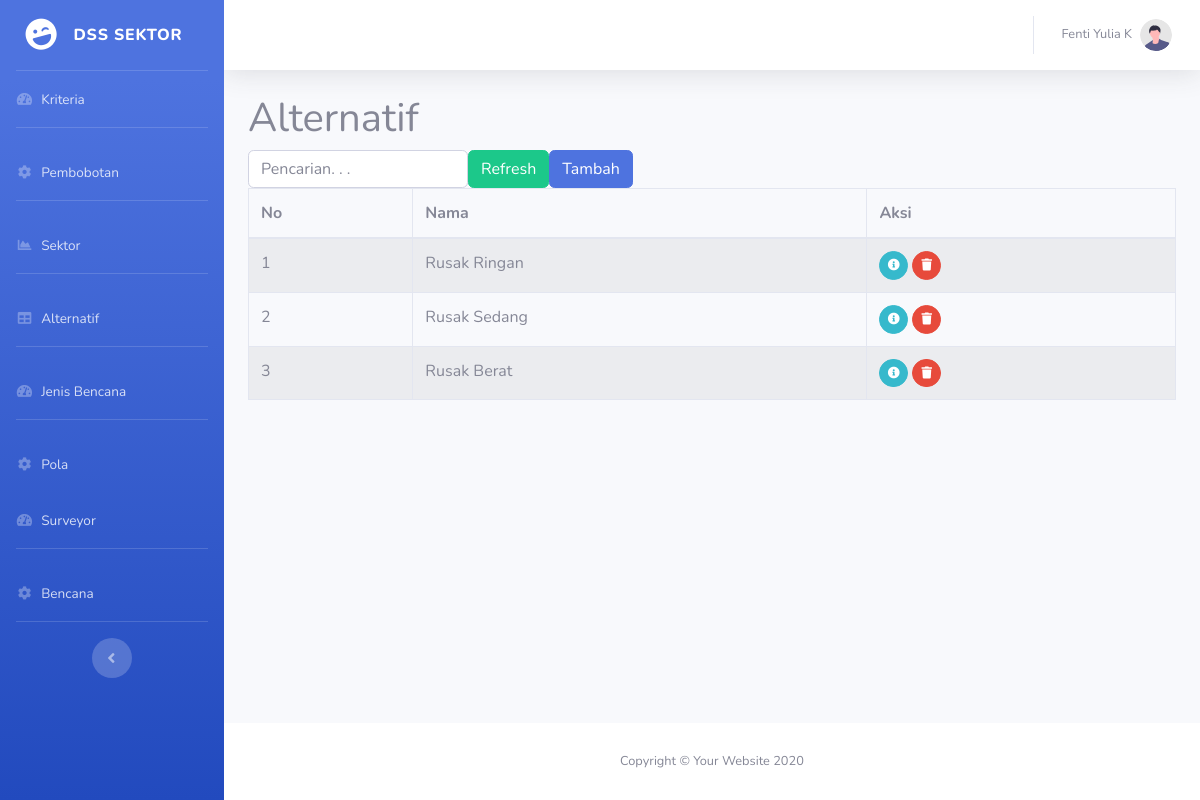
/?m=alternatif, run on the app's committed database.
### tables this page shows
CREATE TABLE `tb_alternatif` (
  `id_alternatif` int(11) NOT NULL,
  `nama_alternatif` varchar(255) DEFAULT NULL
);

### config.php (called while the page is built)
<?php
$config["server"] = 'localhost';
$config["username"] = 'root';
$config["password"] = '';
$config["database_name"] = 'nn_topsis';

### functions.php (called while the page is built, shortened)
<?php
include 'config.php';
include 'includes/db.php';
$db = new DB($config['server'], $config['username'], $config['password'], $config['database_name']);
function esc_field($str)
{
    return addslashes($str);
}

### includes/db.php (called while the page is built, shortened)
<?php
class DB
{
    var $conn = null;
    public function __construct($host, $username, $passwd, $dbname)
    {
        $this->conn = mysqli_connect($host, $username, $passwd, $dbname);
    }
    public function query($sql)
    {
        $query = mysqli_query($this->conn, $sql) or die('<pre>Error mysqli_query: ' . mysqli_error($this->conn) . '<br />' . $sql . '</pre>');
        return $query;
    }
    public function get_results($sql)
    {
        $query = $this->query($sql);
        $arr = array();
        while ($row = mysqli_fetch_object($query)) {
            $arr[] = $row;
        }
        return $arr;
    }
}

### alternatif.php (the view, shortened to what this page needs)
<div class="page-header">
    <h1>Alternatif</h1>
</div>
<div class="panel panel-default">
    <div class="panel-heading">
        <form class="form-inline">
            <div class="form-group">
                <input class="form-control" type="text" placeholder="Pencarian. . ." name="q" value="<?= $_GET['q'] ?>" />
            </div>
            <div class="form-group">
                <button class="btn btn-success"><span class="glyphicon glyphicon-refresh"></span> Refresh</button>
            </div>
            <div class="form-group">
                <a class="btn btn-primary" href="?m=alternatif_tambah"><span class="glyphicon glyphicon-plus"></span> Tambah</a>
            </div>
        </form>
    </div>
    <table class="table table-bordered table-hover table-striped">
        <thead>
            <tr>
                <th>No</th>
                <th>Nama</th>
                <th>Aksi</th>
            </tr>
        </thead>
        <?php
        $q = esc_field($_GET['q']);
        $rows = $db->get_results("SELECT * FROM tb_alternatif WHERE nama_alternatif LIKE '%$q%' ORDER BY id_alternatif");
        $no = 0;
        foreach ($rows as $row) : ?>
            <tr>
                <td><?= ++$no ?></td>
                <td><?= $row->nama_alternatif ?></td>
                <td>
                    <a class="btn btn-info btn-circle btn-sm"
                        href="?m=alternatif_ubah&ID=<?= $row->id_alternatif ?>">
                        <i class="fas fa-info-circle"></i>
                    </a>
                    <a class="btn btn-danger btn-circle btn-sm"
                        href="aksi.php?act=alternatif_hapus&ID=<?= $row->id_alternatif ?>"
                        onclick="return confirm('Hapus data?')">
                        <i class="fas fa-trash"></i>
                    </a>
                </td>
            </tr>
        <?php endforeach; ?>
    </table>
</div>

### data on the page
tb_alternatif: nama_alternatif "Rusak Ringan"
tb_alternatif: nama_alternatif "Rusak Sedang"
tb_alternatif: nama_alternatif "Rusak Berat"
